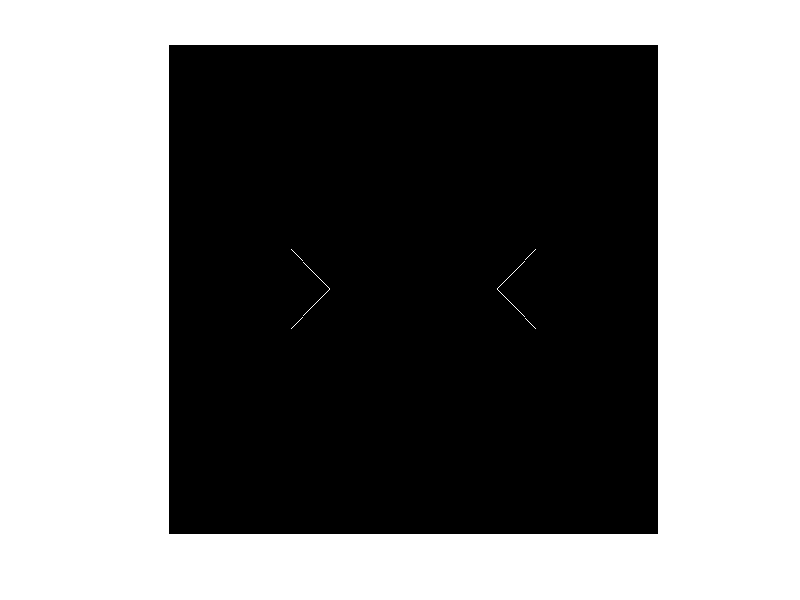

Reproduce this figure in MATLAB. (Note: this script raises an error after producing the figure.)
%Original code
myIm = zeros(100,100);
 myIm(40:60, 20:80) = 1;
 imshow(myIm)
 imshow(bwmorph(myIm,'skel',Inf))
 
 
 
 
 
 
% Z = length and height of whole image%%%%%%%%%%%%%%%%%%%%%%%%%%%%
 Z = 500;
 %%%%%%%%%%%%%%%%%%%%%%%%%%%%%%%%%%%%%%%%%%%%%%%%%%%%%%%%
 
 %  Rectange - object dimensions 80 by 250
 RecWidth = 80;   %according to anton's image
 RecLength = 250; %according to anton's image
 recIm = zeros (Z,Z);
recIm(((Z/2)-(RecWidth/2)):((Z/2)+(RecWidth/2)),((Z/2)-(RecLength/2)):((Z/2)+(RecLength/2)) ) = 1;
  imshow(recIm)
  imshow(bwmorph(recIm,'skel',Inf))
  
  
  % two overlapping circles  - r =  65, vertically stacked with center of
  % each spaced 120, leaving 10 overlap.
  
myIm = zeros(500,500);
RGB = insertShape(myIm,'filledcircle',[(Z/2) (Z/2)-60 65],'Color', [255 255 255]);
RGB = insertShape(RGB,'filledcircle',[(Z/2) (Z/2)+60 65],'Color', [255 255 255]);
imshow(RGB)



grayImage = rgb2gray(RGB);
imshow(bwmorph(grayImage,'skel',Inf))